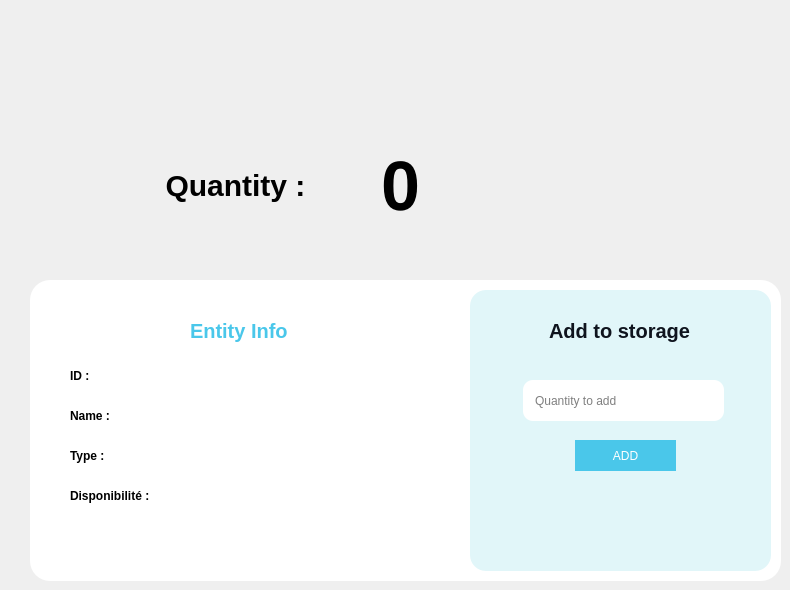
             <widget class="QWidget" name="page_28">
              <widget class="QLabel" name="label_82">
               <property name="geometry">
                <rect>
                 <x>210</x>
                 <y>-120</y>
                 <width>391</width>
                 <height>371</height>
                </rect>
               </property>
               <property name="text">
                <string/>
               </property>
               <property name="pixmap">
                <pixmap resource="Resources.qrc">:/icons/tsawer/storage.png</pixmap>
               </property>
               <property name="scaledContents">
                <bool>true</bool>
               </property>
              </widget>
              <widget class="QLabel" name="storage_ref">
               <property name="geometry">
                <rect>
                 <x>320</x>
                 <y>140</y>
                 <width>161</width>
                 <height>91</height>
                </rect>
               </property>
               <property name="styleSheet">
                <string notr="true">color : black ;
font-size:70px;
font-weight:bold ;</string>
               </property>
               <property name="text">
                <string>0</string>
               </property>
               <property name="scaledContents">
                <bool>false</bool>
               </property>
               <property name="alignment">
                <set>Qt::AlignCenter</set>
               </property>
              </widget>
              <widget class="QWidget" name="storage_add" native="true">
               <property name="geometry">
                <rect>
                 <x>30</x>
                 <y>280</y>
                 <width>751</width>
                 <height>301</height>
                </rect>
               </property>
               <property name="styleSheet">
                <string notr="true">#storage_add{
	background-color: white  ;
	border-radius : 20px ; 
	
}</string>
               </property>
               <widget class="QLabel" name="label_85">
                <property name="geometry">
                 <rect>
                  <x>40</x>
                  <y>80</y>
                  <width>31</width>
                  <height>31</height>
                 </rect>
                </property>
                <property name="styleSheet">
                 <string notr="true">font-size:12px ;
font-weight:bold ; </string>
                </property>
                <property name="text">
                 <string>ID :</string>
                </property>
               </widget>
               <widget class="QLabel" name="label_86">
                <property name="geometry">
                 <rect>
                  <x>40</x>
                  <y>120</y>
                  <width>51</width>
                  <height>31</height>
                 </rect>
                </property>
                <property name="styleSheet">
                 <string notr="true">font-size:12px ;
font-weight:bold ; </string>
                </property>
                <property name="text">
                 <string>Name : </string>
                </property>
               </widget>
               <widget class="QLabel" name="label_87">
                <property name="geometry">
                 <rect>
                  <x>40</x>
                  <y>160</y>
                  <width>51</width>
                  <height>31</height>
                 </rect>
                </property>
                <property name="styleSheet">
                 <string notr="true">font-size:12px ;
font-weight:bold ; </string>
                </property>
                <property name="text">
                 <string>Type : </string>
                </property>
               </widget>
               <widget class="QLabel" name="label_88">
                <property name="geometry">
                 <rect>
                  <x>40</x>
                  <y>200</y>
                  <width>91</width>
                  <height>31</height>
                 </rect>
                </property>
                <property name="styleSheet">
                 <string notr="true">font-size:12px ;
font-weight:bold ; </string>
                </property>
                <property name="text">
                 <string>Disponibilité :</string>
                </property>
               </widget>
               <widget class="QLabel" name="id_storage">
                <property name="geometry">
                 <rect>
                  <x>70</x>
                  <y>85</y>
                  <width>91</width>
                  <height>21</height>
                 </rect>
                </property>
                <property name="styleSheet">
                 <string notr="true">color : black ; 
font-size: 14px ; 

</string>
                </property>
                <property name="text">
                 <string/>
                </property>
               </widget>
               <widget class="QLabel" name="name_storage">
                <property name="geometry">
                 <rect>
                  <x>92</x>
                  <y>123</y>
                  <width>71</width>
                  <height>21</height>
                 </rect>
                </property>
                <property name="styleSheet">
                 <string notr="true">color : black ; 
font-size: 14px ;

</string>
                </property>
                <property name="text">
                 <string/>
                </property>
               </widget>
               <widget class="QLabel" name="type_storage">
                <property name="geometry">
                 <rect>
                  <x>82</x>
                  <y>164</y>
                  <width>71</width>
                  <height>21</height>
                 </rect>
                </property>
                <property name="styleSheet">
                 <string notr="true">color : black ; 
font-size: 14px ; 
 
</string>
                </property>
                <property name="text">
                 <string/>
                </property>
               </widget>
               <widget class="QLabel" name="disp_storage">
                <property name="geometry">
                 <rect>
                  <x>130</x>
                  <y>203</y>
                  <width>111</width>
                  <height>21</height>
                 </rect>
                </property>
                <property name="styleSheet">
                 <string notr="true">color : black ; 
font-size: 14px ; 
</string>
                </property>
                <property name="text">
                 <string/>
                </property>
               </widget>
               <widget class="QWidget" name="widget_13" native="true">
                <property name="geometry">
                 <rect>
                  <x>440</x>
                  <y>10</y>
                  <width>301</width>
                  <height>281</height>
                 </rect>
                </property>
                <property name="styleSheet">
                 <string notr="true">background-color : rgb(225, 246, 249) ;
border-radius : 16px ; </string>
                </property>
                <widget class="QLabel" name="label_89">
                 <property name="geometry">
                  <rect>
                   <x>79</x>
                   <y>20</y>
                   <width>151</width>
                   <height>41</height>
                  </rect>
                 </property>
                 <property name="styleSheet">
                  <string notr="true">font-size:20px ;
font-weight:bold ; 
color : #0F141E ; </string>
                 </property>
                 <property name="text">
                  <string>Add to storage </string>
                 </property>
                </widget>
                <widget class="QLineEdit" name="lineEdit">
                 <property name="geometry">
                  <rect>
                   <x>53</x>
                   <y>90</y>
                   <width>201</width>
                   <height>41</height>
                  </rect>
                 </property>
                 <property name="styleSheet">
                  <string notr="true">background-color:white ; 
border-radius:10px ;
padding : 0 10px 0 10px ;</string>
                 </property>
                 <property name="placeholderText">
                  <string>Quantity to add</string>
                 </property>
                </widget>
                <widget class="QPushButton" name="add_qnt">
                 <property name="geometry">
                  <rect>
                   <x>105</x>
                   <y>150</y>
                   <width>101</width>
                   <height>31</height>
                  </rect>
                 </property>
                 <property name="cursor">
                  <cursorShape>PointingHandCursor</cursorShape>
                 </property>
                 <property name="styleSheet">
                  <string notr="true">#add_qnt{
	background-color : #4AC7EA;
	border:1px solid #4AC7EA ; 
	font-size : 12px ;
	color:white ;
}

#add_qnt:hover {
	background-color : #0F141E ;
	color:white;
	font-size : 12px ;
	border:1px solid #0F141E ;
}</string>
                 </property>
                 <property name="text">
                  <string>ADD</string>
                 </property>
                </widget>
               </widget>
               <widget class="QLabel" name="label_90">
                <property name="geometry">
                 <rect>
                  <x>160</x>
                  <y>30</y>
                  <width>111</width>
                  <height>41</height>
                 </rect>
                </property>
                <property name="styleSheet">
                 <string notr="true">font-size:20px ;
font-weight:bold ; 
color : #4AC7EA ; </string>
                </property>
                <property name="text">
                 <string>Entity Info</string>
                </property>
               </widget>
              </widget>
              <widget class="QLabel" name="storage_ref_2">
               <property name="geometry">
                <rect>
                 <x>150</x>
                 <y>160</y>
                 <width>171</width>
                 <height>51</height>
                </rect>
               </property>
               <property name="styleSheet">
                <string notr="true">color : black ; 
font-size:30px;
font-weight:bold ;</string>
               </property>
               <property name="text">
                <string>Quantity :</string>
               </property>
               <property name="scaledContents">
                <bool>false</bool>
               </property>
               <property name="alignment">
                <set>Qt::AlignCenter</set>
               </property>
              </widget>
             </widget>
